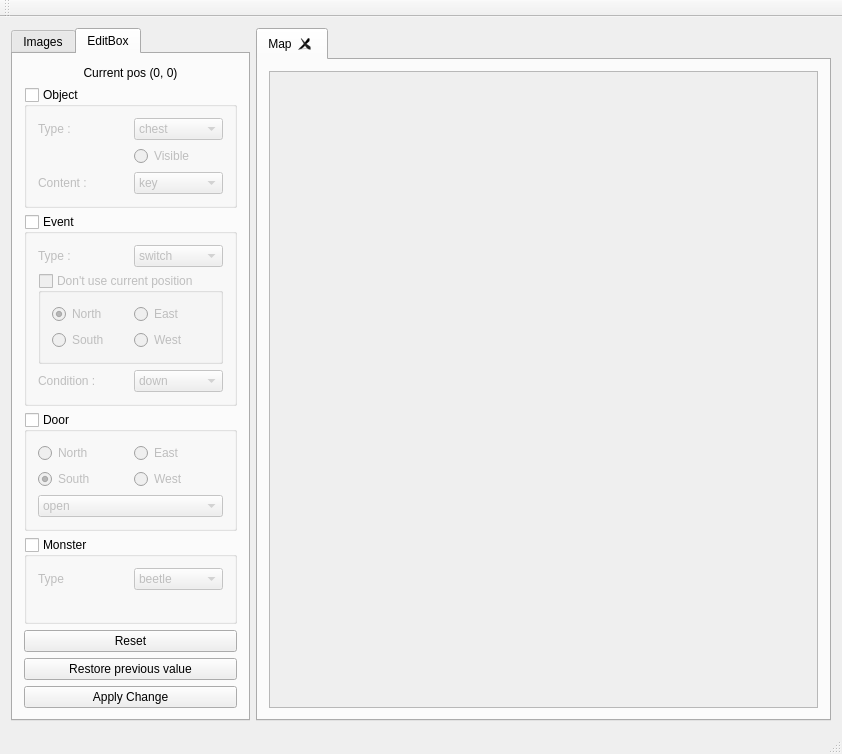
<?xml version="1.0" encoding="UTF-8"?>
<ui version="4.0">
 <class>MainWindow</class>
 <widget class="QMainWindow" name="MainWindow">
  <property name="geometry">
   <rect>
    <x>0</x>
    <y>0</y>
    <width>842</width>
    <height>669</height>
   </rect>
  </property>
  <property name="windowTitle">
   <string>Zelda Map Editor</string>
  </property>
  <widget class="QWidget" name="centralWidget">
   <layout class="QGridLayout" name="gridLayout">
    <item row="0" column="1">
     <widget class="QTabWidget" name="tabMap">
      <property name="currentIndex">
       <number>0</number>
      </property>
      <property name="tabsClosable">
       <bool>true</bool>
      </property>
      <widget class="QWidget" name="tab">
       <attribute name="title">
        <string>Map</string>
       </attribute>
       <layout class="QVBoxLayout" name="verticalLayout_2">
        <item>
         <widget class="QScrollArea" name="mapArea">
          <property name="cursor" stdset="0">
           <cursorShape>CrossCursor</cursorShape>
          </property>
          <property name="focusPolicy">
           <enum>Qt::NoFocus</enum>
          </property>
          <property name="layoutDirection">
           <enum>Qt::LeftToRight</enum>
          </property>
          <property name="verticalScrollBarPolicy">
           <enum>Qt::ScrollBarAlwaysOff</enum>
          </property>
          <property name="horizontalScrollBarPolicy">
           <enum>Qt::ScrollBarAlwaysOff</enum>
          </property>
          <property name="widgetResizable">
           <bool>false</bool>
          </property>
          <property name="alignment">
           <set>Qt::AlignCenter</set>
          </property>
          <widget class="QWidget" name="scrollAreaWidgetContents">
           <property name="geometry">
            <rect>
             <x>0</x>
             <y>5</y>
             <width>670</width>
             <height>539</height>
            </rect>
           </property>
          </widget>
         </widget>
        </item>
       </layout>
      </widget>
     </widget>
    </item>
    <item row="0" column="0" alignment="Qt::AlignLeft|Qt::AlignTop">
     <widget class="QTabWidget" name="tabEdit">
      <property name="enabled">
       <bool>true</bool>
      </property>
      <property name="toolTip">
       <string/>
      </property>
      <property name="accessibleName">
       <string/>
      </property>
      <property name="currentIndex">
       <number>1</number>
      </property>
      <widget class="QWidget" name="textureEdit">
       <property name="toolTip">
        <string/>
       </property>
       <property name="accessibleName">
        <string/>
       </property>
       <property name="accessibleDescription">
        <string/>
       </property>
       <property name="autoFillBackground">
        <bool>true</bool>
       </property>
       <attribute name="title">
        <string>Images</string>
       </attribute>
       <layout class="QVBoxLayout" name="verticalLayout">
        <item>
         <widget class="QScrollArea" name="textureArea_bis">
          <property name="cursor" stdset="0">
           <cursorShape>CrossCursor</cursorShape>
          </property>
          <property name="verticalScrollBarPolicy">
           <enum>Qt::ScrollBarAsNeeded</enum>
          </property>
          <property name="horizontalScrollBarPolicy">
           <enum>Qt::ScrollBarAsNeeded</enum>
          </property>
          <property name="widgetResizable">
           <bool>false</bool>
          </property>
          <property name="alignment">
           <set>Qt::AlignLeading|Qt::AlignLeft|Qt::AlignTop</set>
          </property>
          <widget class="QWidget" name="scrollAreaWidgetContents_2">
           <property name="geometry">
            <rect>
             <x>0</x>
             <y>0</y>
             <width>192</width>
             <height>306</height>
            </rect>
           </property>
          </widget>
         </widget>
        </item>
       </layout>
      </widget>
      <widget class="QWidget" name="mapEdit">
       <attribute name="title">
        <string>EditBox</string>
       </attribute>
       <layout class="QVBoxLayout" name="verticalLayout_3">
        <item>
         <widget class="QLabel" name="currentPos">
          <property name="text">
           <string>Current pos (0, 0)</string>
          </property>
          <property name="alignment">
           <set>Qt::AlignCenter</set>
          </property>
         </widget>
        </item>
        <item>
         <widget class="QGroupBox" name="objectBox">
          <property name="title">
           <string>Object</string>
          </property>
          <property name="checkable">
           <bool>true</bool>
          </property>
          <property name="checked">
           <bool>false</bool>
          </property>
          <layout class="QGridLayout" name="gridLayout_5">
           <item row="0" column="0">
            <widget class="QLabel" name="label">
             <property name="text">
              <string>Type :</string>
             </property>
            </widget>
           </item>
           <item row="0" column="1">
            <widget class="QComboBox" name="objectType">
             <item>
              <property name="text">
               <string>chest</string>
              </property>
             </item>
             <item>
              <property name="text">
               <string>block</string>
              </property>
             </item>
             <item>
              <property name="text">
               <string>mobile</string>
              </property>
             </item>
             <item>
              <property name="text">
               <string>switch</string>
              </property>
             </item>
             <item>
              <property name="text">
               <string>key</string>
              </property>
             </item>
             <item>
              <property name="text">
               <string>hole</string>
              </property>
             </item>
            </widget>
           </item>
           <item row="1" column="1">
            <widget class="QRadioButton" name="visibleObject">
             <property name="text">
              <string>Visible</string>
             </property>
            </widget>
           </item>
           <item row="2" column="0">
            <widget class="QLabel" name="contentLabelChest">
             <property name="text">
              <string>Content :</string>
             </property>
            </widget>
           </item>
           <item row="2" column="1">
            <widget class="QComboBox" name="contentChest">
             <item>
              <property name="text">
               <string>key</string>
              </property>
             </item>
             <item>
              <property name="text">
               <string>compass</string>
              </property>
             </item>
             <item>
              <property name="text">
               <string>map</string>
              </property>
             </item>
             <item>
              <property name="text">
               <string>bigkey</string>
              </property>
             </item>
            </widget>
           </item>
          </layout>
         </widget>
        </item>
        <item>
         <widget class="QGroupBox" name="eventBox">
          <property name="title">
           <string>Event</string>
          </property>
          <property name="checkable">
           <bool>true</bool>
          </property>
          <property name="checked">
           <bool>false</bool>
          </property>
          <layout class="QGridLayout" name="gridLayout_4">
           <item row="0" column="0">
            <widget class="QLabel" name="label_5">
             <property name="text">
              <string>Type :</string>
             </property>
            </widget>
           </item>
           <item row="0" column="1">
            <widget class="QComboBox" name="eventType">
             <item>
              <property name="text">
               <string>switch</string>
              </property>
             </item>
             <item>
              <property name="text">
               <string>monsters</string>
              </property>
             </item>
            </widget>
           </item>
           <item row="1" column="0" colspan="2">
            <widget class="QGroupBox" name="currentPosBox">
             <property name="title">
              <string>Don't use current position</string>
             </property>
             <property name="checkable">
              <bool>true</bool>
             </property>
             <property name="checked">
              <bool>false</bool>
             </property>
             <layout class="QGridLayout" name="gridLayout_6">
              <item row="0" column="0">
               <widget class="QRadioButton" name="eventNorthDoor">
                <property name="text">
                 <string>North</string>
                </property>
                <property name="checked">
                 <bool>true</bool>
                </property>
                <property name="autoExclusive">
                 <bool>false</bool>
                </property>
               </widget>
              </item>
              <item row="0" column="1">
               <widget class="QRadioButton" name="eventEastDoor">
                <property name="text">
                 <string>East</string>
                </property>
                <property name="autoRepeat">
                 <bool>false</bool>
                </property>
                <property name="autoExclusive">
                 <bool>false</bool>
                </property>
               </widget>
              </item>
              <item row="1" column="0">
               <widget class="QRadioButton" name="eventSouthDoor">
                <property name="text">
                 <string>South</string>
                </property>
                <property name="autoExclusive">
                 <bool>false</bool>
                </property>
               </widget>
              </item>
              <item row="1" column="1">
               <widget class="QRadioButton" name="eventWestDoor">
                <property name="text">
                 <string>West</string>
                </property>
                <property name="autoExclusive">
                 <bool>false</bool>
                </property>
               </widget>
              </item>
             </layout>
            </widget>
           </item>
           <item row="2" column="0">
            <widget class="QLabel" name="labelCondition">
             <property name="text">
              <string>Condition :</string>
             </property>
            </widget>
           </item>
           <item row="2" column="1">
            <widget class="QComboBox" name="condition">
             <item>
              <property name="text">
               <string>down</string>
              </property>
             </item>
             <item>
              <property name="text">
               <string>engaged</string>
              </property>
             </item>
            </widget>
           </item>
          </layout>
         </widget>
        </item>
        <item>
         <widget class="QGroupBox" name="doorBox">
          <property name="enabled">
           <bool>true</bool>
          </property>
          <property name="title">
           <string>Door</string>
          </property>
          <property name="checkable">
           <bool>true</bool>
          </property>
          <property name="checked">
           <bool>false</bool>
          </property>
          <layout class="QGridLayout" name="gridLayout_3">
           <item row="0" column="0">
            <widget class="QRadioButton" name="doorNorth">
             <property name="text">
              <string>North</string>
             </property>
            </widget>
           </item>
           <item row="0" column="1">
            <widget class="QRadioButton" name="doorEast">
             <property name="text">
              <string>East</string>
             </property>
             <property name="autoRepeat">
              <bool>false</bool>
             </property>
            </widget>
           </item>
           <item row="1" column="0">
            <widget class="QRadioButton" name="doorSouth">
             <property name="text">
              <string>South</string>
             </property>
             <property name="checked">
              <bool>true</bool>
             </property>
             <property name="autoRepeat">
              <bool>false</bool>
             </property>
            </widget>
           </item>
           <item row="1" column="1">
            <widget class="QRadioButton" name="doorWest">
             <property name="text">
              <string>West</string>
             </property>
             <property name="autoRepeat">
              <bool>false</bool>
             </property>
            </widget>
           </item>
           <item row="2" column="0" colspan="2">
            <widget class="QComboBox" name="doorState">
             <item>
              <property name="text">
               <string>open</string>
              </property>
             </item>
             <item>
              <property name="text">
               <string>close</string>
              </property>
             </item>
             <item>
              <property name="text">
               <string>bigkey</string>
              </property>
             </item>
             <item>
              <property name="text">
               <string>key</string>
              </property>
             </item>
            </widget>
           </item>
          </layout>
         </widget>
        </item>
        <item>
         <widget class="QGroupBox" name="monsterBox">
          <property name="title">
           <string>Monster</string>
          </property>
          <property name="checkable">
           <bool>true</bool>
          </property>
          <property name="checked">
           <bool>false</bool>
          </property>
          <layout class="QGridLayout" name="gridLayout_2">
           <item row="0" column="0">
            <widget class="QLabel" name="label_3">
             <property name="text">
              <string>Type</string>
             </property>
            </widget>
           </item>
           <item row="0" column="1">
            <widget class="QComboBox" name="monsterType">
             <item>
              <property name="text">
               <string>beetle</string>
              </property>
             </item>
             <item>
              <property name="text">
               <string>wisp</string>
              </property>
             </item>
             <item>
              <property name="text">
               <string>antifairy</string>
              </property>
             </item>
             <item>
              <property name="text">
               <string>leever</string>
              </property>
             </item>
             <item>
              <property name="text">
               <string>bat</string>
              </property>
             </item>
            </widget>
           </item>
           <item row="1" column="0" colspan="2" alignment="Qt::AlignHCenter|Qt::AlignVCenter">
            <widget class="QLabel" name="imageMonster">
             <property name="text">
              <string/>
             </property>
            </widget>
           </item>
          </layout>
         </widget>
        </item>
        <item>
         <widget class="QPushButton" name="defaultButton">
          <property name="text">
           <string>Reset</string>
          </property>
         </widget>
        </item>
        <item>
         <widget class="QPushButton" name="resetButton">
          <property name="text">
           <string>Restore previous value</string>
          </property>
         </widget>
        </item>
        <item>
         <widget class="QPushButton" name="applyButton">
          <property name="text">
           <string>Apply Change</string>
          </property>
         </widget>
        </item>
       </layout>
      </widget>
     </widget>
    </item>
   </layout>
  </widget>
  <widget class="QMenuBar" name="menuBar">
   <property name="geometry">
    <rect>
     <x>0</x>
     <y>0</y>
     <width>842</width>
     <height>21</height>
    </rect>
   </property>
  </widget>
  <widget class="QToolBar" name="mainToolBar">
   <property name="enabled">
    <bool>false</bool>
   </property>
   <property name="windowTitle">
    <string extracomment="lolilol"/>
   </property>
   <attribute name="toolBarArea">
    <enum>TopToolBarArea</enum>
   </attribute>
   <attribute name="toolBarBreak">
    <bool>false</bool>
   </attribute>
  </widget>
  <widget class="QStatusBar" name="statusBar"/>
 </widget>
 <layoutdefault spacing="6" margin="11"/>
 <resources/>
 <connections/>
</ui>
